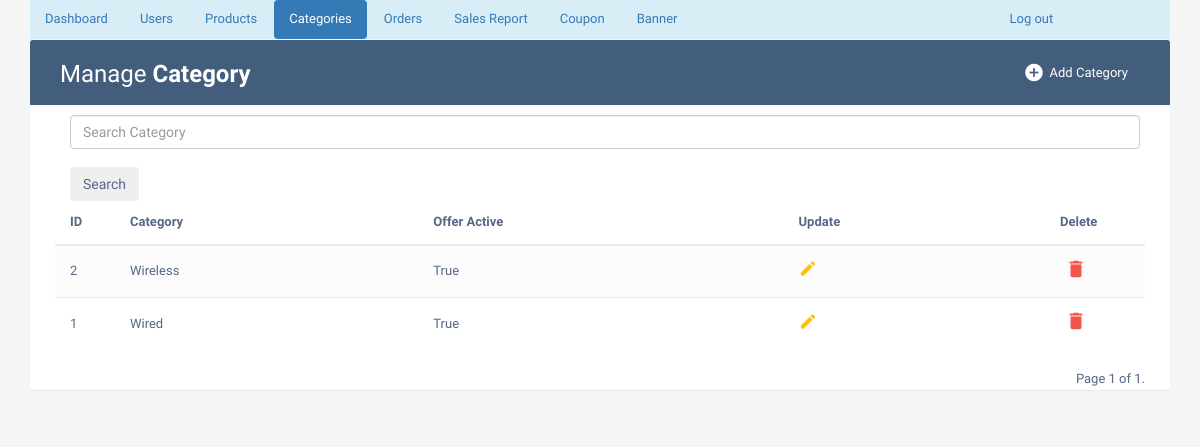
/admincategorylist/ (signed in), run on the app's committed database.
### phase/models.py (models this page shows, shortened)
class Category(models.Model):
    name = models.CharField(max_length=50)
    offer_active = models.BooleanField(default=False)
    discount = models.IntegerField(null=True,blank=True)

### phase/views.py (the view)
# urls.py: path('admincategorylist/', views.admincategorylist, name='admincategorylist'),
def admincategorylist(request):
    if 'username' in request.session:
        if 'search' in request.GET:
            search=request.GET['search']
            member=Category.objects.filter(name__icontains=search)
        else:
            member=Category.objects.all().order_by('-id')
        paginator = Paginator(member, 2)
        page_number = request.GET.get('page')
        page_obj = paginator.get_page(page_number)
        return render(request,'admincategorylist.html',{'page_obj': page_obj})
    else:
        return render(request, 'adminlogin.html')

### Templates/admincategorylist.html (shortened to what this page needs)
{% extends "adminbase.html" %}
{% block active5 %} "active" {% endblock%}
{% block tablewrapper %}
                    <div class="col-sm-6">
						<h2>Manage <b>Category</b></h2>
					</div>
                    <div class="col-sm-6">
                        <a href="{% url 'adminaddcategory' %}" class="btn" data-toggle="modal"><i class="material-icons">&#xE147;</i> <span>Add Category</span></a>
                      </div>
                    </div>
{% endblock %}
{% block tablecontent%}
                <form action="{% url 'admincategorylist' %}" class="d-flex offset-md-1 container m-auto" style="width:1100px">
                    <input class="form-control offset-md-1" type="search" placeholder="Search Category" name="search" aria-label="Search"><br>
                    <button class="btn btn-outline-secondary" type="submit">Search</button>
                </form>
                <table class="table table-striped table-hover">
                <thead>
                    <tr>
                        <th>ID</th>
                        <th>Category</th>
                        <th>Offer Active</th>
                        <th>Update</th>
                        <th>Delete</th>
                    </tr>
                </thead>
                <tbody>
                    {% for x in page_obj %}
                    <tr>
                        <td>{{ x.id }}</td>
                        <td>{{ x.name }}</td>
                        <td>{{x.offer_active}}</td>
                        <td>
                           <a href="{% url 'updatecategory' %}?uid={{x.id}}" class="edit" data-toggle="modal"><i class="material-icons" data-toggle="tooltip" title="Edit">&#xE254;</i></a>
                        </td>
                        <td>
                            <a href="{% url 'deletecategory' %}?uid={{x.id}}" class="delete" data-toggle="modal"><i class="material-icons" data-toggle="tooltip" title="Delete">&#xE872;</i></a>
                        </td>
                    </tr>
                    {% endfor %}
                </tbody>
                </table>
                                                <div class="pagination">
                                                    <span class="step-links">
                                                        <span class="current-page">
                                                            Page {{ page_obj.number }} of {{ page_obj.paginator.num_pages }}.
                                                        </span>
                                                    </span>
                                                </div>
{% endblock %}

### Templates/adminbase.html (style rules this page uses)
body { color: #566787; background: #f5f5f5; font-family: 'Varela Round', sans-serif; font-size: 13px; }
.table-title h2 { margin: 5px 0 0; font-size: 24px; }
.table-title .btn { color: #fff; float: right; font-size: 13px; border: none; min-width: 50px; border-radius: 2px; border: none; outline: none !important; margin-left: 10px; }
.table-title .btn i { float: left; font-size: 21px; margin-right: 5px; }
.table-title .btn span { float: left; margin-top: 2px; }
table.table tr th, table.table tr td { border-color: #e9e9e9; padding: 12px 15px; vertical-align: middle; }
table.table tr th:first-child { width: 60px; }
table.table tr th:last-child { width: 100px; }
table.table-striped tbody tr:nth-of-type(odd) { background-color: #fcfcfc; }
table.table td:last-child i { opacity: 0.9; font-size: 22px; margin: 0 5px; }
table.table td a { font-weight: bold; color: #566787; display: inline-block; text-decoration: none; outline: none !important; }
table.table td a.edit { color: #FFC107; }
table.table td a.delete { color: #F44336; }
table.table td i { font-size: 19px; }
.pagination { float: right; margin: 0 0 5px; }

### data on the page
Category: id "2", name "Wireless", offer_active "True"
Category: id "1", name "Wired", offer_active "True"

### other printed values
{{ page_obj.number }} "1"
{{ page_obj.paginator.num_pages }} "1"
